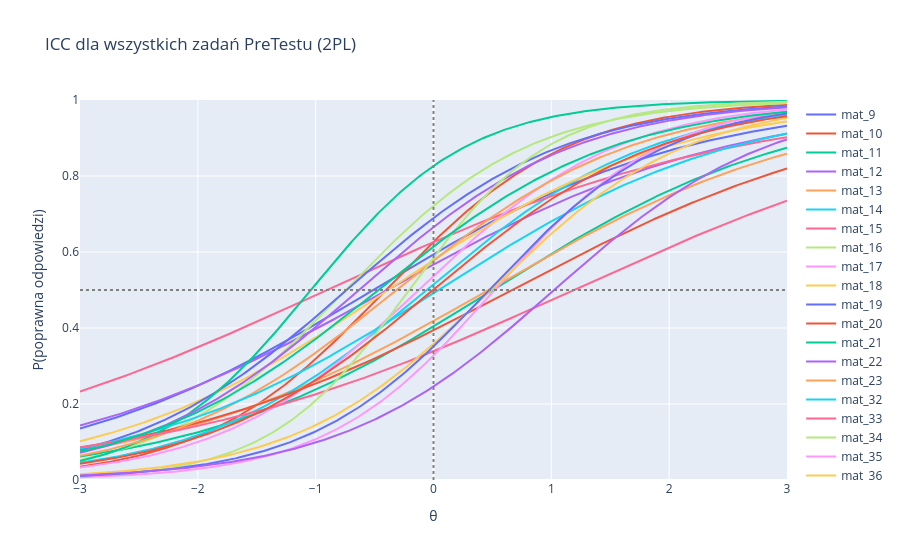

This figure's notebook cell:
### Markdown cell above
#### Wykresy z danych eksperymentu

### Code cell
PreTest2PLCurves = [
    {
        "a": row["Dyskryminacja (a)"],
        "b": row["Trudność (b)"],
        "label": idx,
    }
    for idx, row in PreTest2PLItems.iterrows()
]
plot_icc_curves(
    theta,
    PreTest2PLCurves,
    title="ICC dla wszystkich zadań PreTestu (2PL)",
)

### Figure 1 — Plotly figure (JSON) as saved in the notebook; plotly's stock layout.template omitted (floating-point values rounded to 4 significant figures; data arrays with more than 128 entries replaced by an {"elided": "..."} marker saying what was removed)
{"data": [{"line": {"width": 2}, "mode": "lines", "name": "mat_9", "type": "scatter", "x": {"elided": "301 float values"}, "y": {"elided": "301 float values"}}, {"line": {"width": 2}, "mode": "lines", "name": "mat_10", "type": "scatter", "x": {"elided": "301 float values"}, "y": {"elided": "301 float values"}}, {"line": {"width": 2}, "mode": "lines", "name": "mat_11", "type": "scatter", "x": {"elided": "301 float values"}, "y": {"elided": "301 float values"}}, {"line": {"width": 2}, "mode": "lines", "name": "mat_12", "type": "scatter", "x": {"elided": "301 float values"}, "y": {"elided": "301 float values"}}, {"line": {"width": 2}, "mode": "lines", "name": "mat_13", "type": "scatter", "x": {"elided": "301 float values"}, "y": {"elided": "301 float values"}}, {"line": {"width": 2}, "mode": "lines", "name": "mat_14", "type": "scatter", "x": {"elided": "301 float values"}, "y": {"elided": "301 float values"}}, {"line": {"width": 2}, "mode": "lines", "name": "mat_15", "type": "scatter", "x": {"elided": "301 float values"}, "y": {"elided": "301 float values"}}, {"line": {"width": 2}, "mode": "lines", "name": "mat_16", "type": "scatter", "x": {"elided": "301 float values"}, "y": {"elided": "301 float values"}}, {"line": {"width": 2}, "mode": "lines", "name": "mat_17", "type": "scatter", "x": {"elided": "301 float values"}, "y": {"elided": "301 float values"}}, {"line": {"width": 2}, "mode": "lines", "name": "mat_18", "type": "scatter", "x": {"elided": "301 float values"}, "y": {"elided": "301 float values"}}, {"line": {"width": 2}, "mode": "lines", "name": "mat_19", "type": "scatter", "x": {"elided": "301 float values"}, "y": {"elided": "301 float values"}}, {"line": {"width": 2}, "mode": "lines", "name": "mat_20", "type": "scatter", "x": {"elided": "301 float values"}, "y": {"elided": "301 float values"}}, {"line": {"width": 2}, "mode": "lines", "name": "mat_21", "type": "scatter", "x": {"elided": "301 float values"}, "y": {"elided": "301 float values"}}, {"line": {"width": 2}, "mode": "lines", "name": "mat_22", "type": "scatter", "x": {"elided": "301 float values"}, "y": {"elided": "301 float values"}}, {"line": {"width": 2}, "mode": "lines", "name": "mat_23", "type": "scatter", "x": {"elided": "301 float values"}, "y": {"elided": "301 float values"}}, {"line": {"width": 2}, "mode": "lines", "name": "mat_32", "type": "scatter", "x": {"elided": "301 float values"}, "y": {"elided": "301 float values"}}, {"line": {"width": 2}, "mode": "lines", "name": "mat_33", "type": "scatter", "x": {"elided": "301 float values"}, "y": {"elided": "301 float values"}}, {"line": {"width": 2}, "mode": "lines", "name": "mat_34", "type": "scatter", "x": {"elided": "301 float values"}, "y": {"elided": "301 float values"}}, {"line": {"width": 2}, "mode": "lines", "name": "mat_35", "type": "scatter", "x": {"elided": "301 float values"}, "y": {"elided": "301 float values"}}, {"line": {"width": 2}, "mode": "lines", "name": "mat_36", "type": "scatter", "x": {"elided": "301 float values"}, "y": {"elided": "301 float values"}}, {"line": {"width": 2}, "mode": "lines", "name": "mat_37", "type": "scatter", "x": {"elided": "301 float values"}, "y": {"elided": "301 float values"}}, {"line": {"width": 2}, "mode": "lines", "name": "mat_38", "type": "scatter", "x": {"elided": "301 float values"}, "y": {"elided": "301 float values"}}, {"line": {"width": 2}, "mode": "lines", "name": "mat_39", "type": "scatter", "x": {"elided": "301 float values"}, "y": {"elided": "301 float values"}}, {"line": {"width": 2}, "mode": "lines", "name": "mat_40", "type": "scatter", "x": {"elided": "301 float values"}, "y": {"elided": "301 float values"}}], "layout": {"shapes": [{"line": {"color": "gray", "dash": "dot"}, "type": "line", "x0": 0, "x1": 0, "xref": "x", "y0": 0, "y1": 1, "yref": "y domain"}, {"line": {"color": "gray", "dash": "dot"}, "type": "line", "x0": 0, "x1": 1, "xref": "x domain", "y0": 0.5, "y1": 0.5, "yref": "y"}], "title": {"text": "ICC dla wszystkich zadań PreTestu (2PL)"}, "xaxis": {"title": {"text": "θ"}}, "yaxis": {"range": [0, 1], "title": {"text": "P(poprawna odpowiedzi)"}}}}
